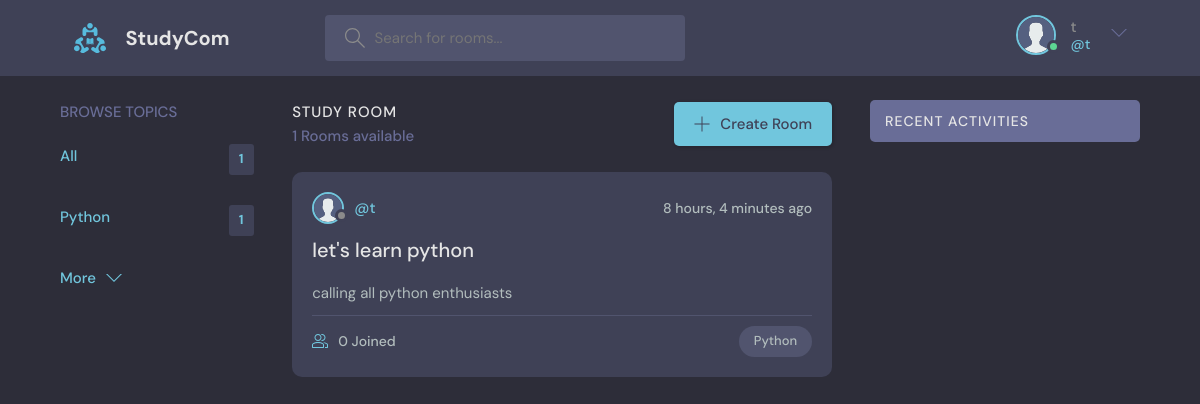
The page / (signed in) on the database its author committed.
### studycom/models.py (models this page shows, shortened)
class User(AbstractUser):
    name = models.CharField(max_length=200, null=True)
    email = models.EmailField(unique=True)
    bio = models.TextField(null=True)
    avatar = models.ImageField(null=True, default='avatar.svg')
    USERNAME_FIELD = 'email'
    USERNAME_FIELD = "username"
    REQUIRED_FIELDS = ["email"]

class Topic(models.Model):
    name = models.CharField(max_length=200)
    def __str__(self):
        return self.name

class Room(models.Model):
    host=models.ForeignKey(User, on_delete=models.SET_NULL, null=True)
    topic = models.ForeignKey(Topic, on_delete=models.SET_NULL, null=True)
    name = models.CharField(max_length=200)
    description = models.TextField(null=True, blank=True)
    participants = models.ManyToManyField(
        User, related_name='participants', blank=True
    )
    updated = models.DateTimeField(auto_now=True)
    created = models.DateField(auto_now_add=True)
    class Meta:
        ordering = ['-updated', '-created']

### studycom/views.py (the view)
# urls.py: path('', views.home_view, name='home'),
def home_view(request):
    q = request.GET.get('q') if request.GET.get('q') != None else ''
    rooms = Room.objects.filter(
        Q(topic__name__icontains=q) |
        Q(name__icontains=q) |
        Q(description__icontains=q)
        )
    topics = Topic.objects.all()[0:7]
    room_count = rooms.count()
    activity_messages = Message.objects.filter(Q(room__topic__name__icontains=q))[0:7]
    context = {'rooms': rooms, 'topics': topics, 'room_count': room_count, 'activity_messages': activity_messages}
    return render(request, 'studycom/home.html', context)

### studycom/templates/studycom/home.html
{% extends 'main.html' %}
{% block content %}
<main class="layout layout--3">
    <div class="container">
        {% include 'studycom/topics.html' %}
        {% include 'studycom/feed.html' %}
        {% include 'studycom/activity.html' %}
    </div>
</main>
{% endblock %}

### templates/navbar.html (shortened to what this page needs)
{% load static %}
<header class="header header--loggedIn">
    <div class="container">
      <a href="{% url 'home' %}" class="header__logo">
        <img src="{% static 'images/logo.svg' %}" />
        <h1>StudyCom</h1>
      </a>
      <form class="header__search" method="GET" action="{% url 'home' %}">
        <label>
          <input type="text" name="q" placeholder="Search for rooms..." />
        </label>
      </form>
      <nav class="header__menu">
        {% if request.user.is_authenticated %}
        <div class="header__user">
          <a href="{% url 'user-profile' request.user.id %}">
            <div class="avatar avatar--medium active">
              <img src="{{ request.user.avatar.url }}" />
            </div>
            <p>{{request.user}}<span>@{{request.user.username}}</span></p>
          </a>
          <button class="dropdown-button">
            <svg version="1.1" xmlns="http://www.w3.org/2000/svg" width="32" height="32" viewBox="0 0 32 32">
              <title>chevron-down</title>
              <path d="M16 21l-13-13h-3l16 16 16-16h-3l-13 13z"></path>
            </svg>
          </button>
        </div>
        {% else %}
        <a href="{% url 'login' %}">
          <img src="{% static 'images/avatar.svg' %}" />
          <p>Login</p>
        </a>
        {% endif %}
      </nav>
    </div>
  </header>

### studycom/templates/studycom/topics.html
<div class="topics">
    <div class="topics__header">
    <h2>Browse Topics</h2>
    </div>
    <ul class="topics__list">
    <li>
        <a href="/" class="active">All <span>{{ topics.count }}</span></a>
    </li>
   {% for topic in topics %}
   <li>
        <a href="{% url 'home' %}?q={{ topic }}" class="active">{{ topic }} <span>{{topic.room_set.all.count}}</span></a>
    </li>
    {% endfor %}
    </ul>
    <a class="btn btn--link" href="{% url 'topics' %}">
    More
    <svg version="1.1" xmlns="http://www.w3.org/2000/svg" width="32" height="32" viewBox="0 0 32 32">
        <title>chevron-down</title>
        <path d="M16 21l-13-13h-3l16 16 16-16h-3l-13 13z"></path>
    </svg>
    </a>
</div>

### studycom/templates/studycom/feed.html (shortened to what this page needs)
<div class="roomList">
    <div class="roomList__header">
    <div>
        <h2>Study Room</h2>
        <p>{{ rooms.count }} Rooms available</p>
    </div>
    <a class="btn btn--main" href="{% url 'create-room' %}">
        <svg version="1.1" xmlns="http://www.w3.org/2000/svg" width="32" height="32" viewBox="0 0 32 32">
        <title>add</title>
        <path
            d="M16.943 0.943h-1.885v14.115h-14.115v1.885h14.115v14.115h1.885v-14.115h14.115v-1.885h-14.115v-14.115z"
        ></path>
        </svg>
        Create Room
    </a>
    </div>
    {% for room in rooms %}
    <div class="roomListRoom">
    <div class="roomListRoom__header">
        <a href="{% url 'user-profile' room.host.id %}" class="roomListRoom__author">
        <div class="avatar avatar--small">
            <img src="{{ room.host.avatar.url }}" />
        </div>
        <span>@{{ room.host.username }}</span>
        </a>
        <div class="roomListRoom__actions">
        <span>{{ room.created|timesince }} ago</span>
        </div>
    </div>
    <div class="roomListRoom__content">
        <a href="{% url 'room' room.id %}">{{ room.name }}</a>
        <p>
        {{ room.description }}
        </p>
    </div>
    <div class="roomListRoom__meta">
        <a href="{% url 'room' room.id %}" class="roomListRoom__joined">
        {{room.participants.all.count}} Joined
        </a>
        <p class="roomListRoom__topic">{{ room.topic }}</p>
    </div>
    </div>
    {% endfor %}
</div>

### rows shown on the page
User: user.avatar (placeholder picture), user "t", user.username "t"
Topic: name "Python", room_set.all.count "1"
Room: host.avatar (placeholder picture), host.username "t", created "8 hours, 4 minutes", name "let's learn python", description "calling all python enthusiasts", participants.all.count "0", topic "Python"

### other values the page prints
{{ topics.count }} "1"
{{ rooms.count }} "1"
